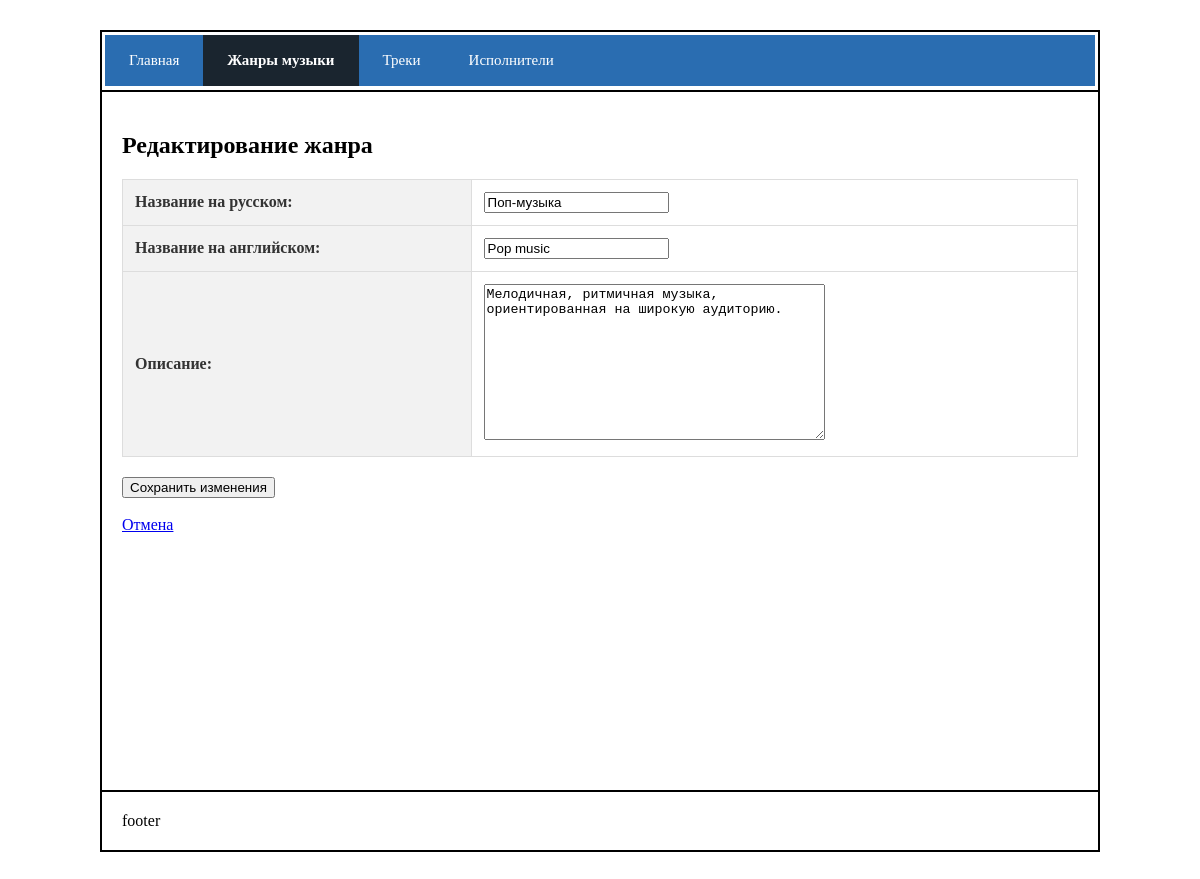
Screenshot of /edit_genre/4/ with the database file from the repository.
### main/models.py (models this page shows, shortened)
class Genre(models.Model):
    name_en = models.CharField(max_length=500, unique=True)
    name_ru = models.CharField(max_length=500, unique=True)
    description = models.TextField()

### main/views.py (the view)
# urls.py: path('edit_genre/<int:id>/', views.edit_genre),
def edit_genre(request, id):
    genre = get_object_or_404(Genre, id=id)
    if request.method == "POST":
        form = GenreForm(request.POST, instance=genre)
        if form.is_valid():
            form.save()
            return redirect('/genres/')
    else:
        form = GenreForm(instance=genre)
        return render(request, "edit_genre.html", {"form": form, "tab": "genres"})

### main/forms.py
class GenreForm(forms.ModelForm):
    class Meta:
        model = Genre
        fields = ['name_ru', 'name_en', 'description']
        labels = {
            'name_ru': 'Название на русском',
            'name_en': 'Название на английском',
            'description': 'Описание',
        }

### main/templates/edit_genre.html (shortened to what this page needs)
{% extends "base.html" %}
{% block content %}
<h2>Редактирование жанра</h2>
<form method="POST">
    <table>
        {{ form.as_table }}
    </table>
    <button type="submit">Сохранить изменения</button>
</form>
<br>
<a href="/genres/">Отмена</a>
{% endblock %}

### main/static/styles.css (style rules this page uses)
* { box-sizing: border-box; }
table { width: 100%; border-collapse: collapse; margin-bottom: 20px; }
table th, table td { border: 1px solid #ddd; padding: 12px; text-align: left; }
table th { background-color: #f2f2f2; color: #333; }

### rows the page displays
Genre: name_ru "Поп-музыка", name_en "Pop music", description "Мелодичная, ритмичная музыка, ориентированная на широкую аудиторию."
